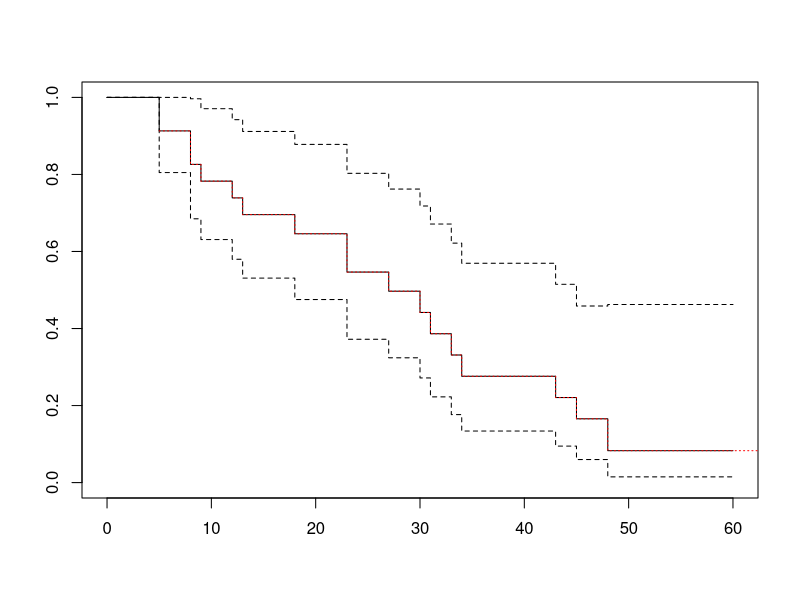

Write R code to recreate this figure.
###########################################################
# R code accompanying the video lecture:
#
# Introduction to survival analysis
#
# http://pauldickman.com/video/survival-intro/
#
# This code calculates the Kaplan-Meier estimate of survival
# 'by hand' and compares to that obtained using survfit()
# Spoiler: the estimates are identical 
#
# R code by Michael Sachs and Paul Dickman
# April 2020
###########################################################

## load the survival package
library(survival)

# look at the aml dataset
## status == 1 means dead at the time (in months), 
## status == 0 means censored at the time,
## X is treatment (maintanence therapy)
aml

## We will implement the Kaplan-Meier estimator "by hand"
## That is, tabulate the number at risk and deaths at each unique 
## event time, which are then used to calculate survival

## Sort by unique event times and generate the start (t0)  
## and end (t1) times for the intervals
t1 <- sort(unique(aml$time))
t0 <- c(0, t1[-length(t1)])

## count the number at risk and number of deaths in each interval 
n.atrisk <- n.dead <- rep(NA, length(t1))
for(i in 1:length(t1)) {
  n.atrisk[i] <- nrow(subset(aml, time > t0[i]))
  n.dead[i] <- nrow(subset(subset(aml, time > t0[i]), time <= t1[i] & status == 1))
}

## Calculate conditional probability of surviving the interval
p <- 1 - (n.dead / n.atrisk)

## Calculate cumulative probability of surviving from time zero until
## the end of the interval (i.e., Kaplan-Meier estimate of survival)
S <- cumprod(p)

km.by.hand <- data.frame(t0,t1,n.atrisk,n.dead,p,S)
print(km.by.hand)

## Now calculate the Kaplan-Meier estimates using the R functions Surv and survfit
kmfit <- survfit(Surv(time, status) ~ 1, data = aml)

## Table of Kaplan-Meier estimates
summary(kmfit)

## Plot the Kaplan-Meier estimates
plot(kmfit,xmax=60)

## Overlay the estimates of S(t) we created "by hand"
lines(S ~ t1, type = "s", col = "red", lty = 3)





